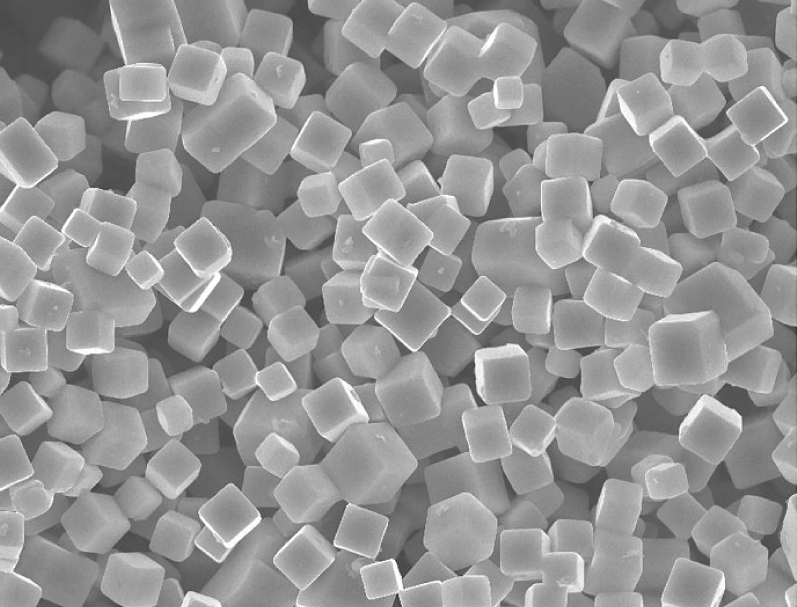
#> input picture SEM_images/Ag3PO4_cubic.tif, 797 x 607 px
$ jupyter execute morphology.ipynb
#> lines starting #> are read from the running program, lines starting #| are printed output that depends on the picture; after the words box and inside, x2 and y2 are one past the last pixel; in counts of white or black regions, pixels touching at a corner belong together
### functions.py
import cv2
import numpy as np
from skimage import measure
from skimage.color import rgb2gray
from skimage.feature import canny
from skimage.filters import threshold_otsu
from skimage.io import imread, imsave
from skimage.util import img_as_ubyte

# [32 lines left out: functions particles_identification, crop_image, remove_background, not called in this run]

def edge_finder(rmbg_cropped_image):
    """This function finds the edges of a particle

    Input:
        rmbg_cropped_image: np.array, image cropped of a specific particle without background

    Output:
        particle_edges: np.array, image with just the edges of a particle
    """
    gray_image = rgb2gray(rmbg_cropped_image)
    edges = canny(gray_image)

    return edges

### morphology.ipynb
[cell 1]
from functions import *
import numpy as np
import matplotlib.pyplot as plt
from skimage.io import imread, imsave
import cv2
import os

## Edge detection

[cell 2]
# get the particle
SEM_image_path = 'SEM_images/Ag3PO4_cubic.tif'
particle = cv2.imread(SEM_image_path)
#> particle is the input picture: shape (607, 797, 3); min 41, max 255, mean 148.8

# Plot the image
plt.imshow(particle, cmap='gray')
plt.colorbar()
plt.title("Image Plot")
plt.axis('off')  # Turn off axis numbers and ticks
plt.show()
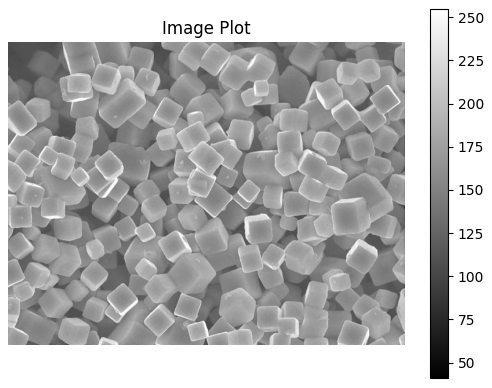
#> figure drawn by matplotlib, 2 panels

[cell 3]
# Para ajustar, altere os parâmetros:
# imagem_suavizada, filtro_ruido, bordas, kernel e condições do polígono (aresta, área e razão de aspecto)

import cv2
import numpy as np
import matplotlib.pyplot as plt
from skimage import measure
from skimage.color import rgb2gray
from skimage.feature import canny
from skimage.filters import threshold_otsu
from skimage.io import imread, imsave
from skimage.util import img_as_ubyte

def identificar_centros_cubos(imagem):
        # Carregar a imagem
        filtro_cinza = cv2.cvtColor(imagem, cv2.COLOR_BGR2GRAY)

        # Aplicar um filtro bilateral para suavizar a imagem preservando as bordas
        imagem_suavizada = cv2.bilateralFilter(filtro_cinza, 3, 75, 75)
        #cv2.imshow('imagem_suavizada', imagem_suavizada)

        # Aplicar filtro Gaussiano
        filtro_ruido = cv2.GaussianBlur(imagem_suavizada, (5, 5), 0)
        #cv2.imshow('filtro_ruido', filtro_ruido)

        # Detecção de bordas com Canny
        bordas = cv2.Canny(filtro_ruido, 5, 50)
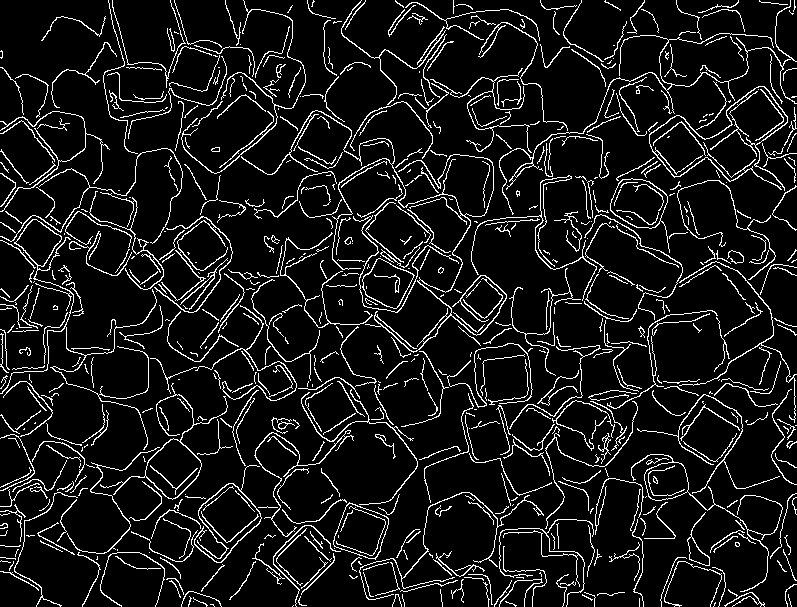
#> bordas: shape (607, 797); 9.2% white in thin lines or dots
        cv2.imshow('bordas', bordas)

        # Aplicar operações morfológicas para limpar a imagem binarizada
        kernel = np.ones((5, 5), np.uint8)
        imagem_morfo = cv2.morphologyEx(bordas, cv2.MORPH_CLOSE, kernel)
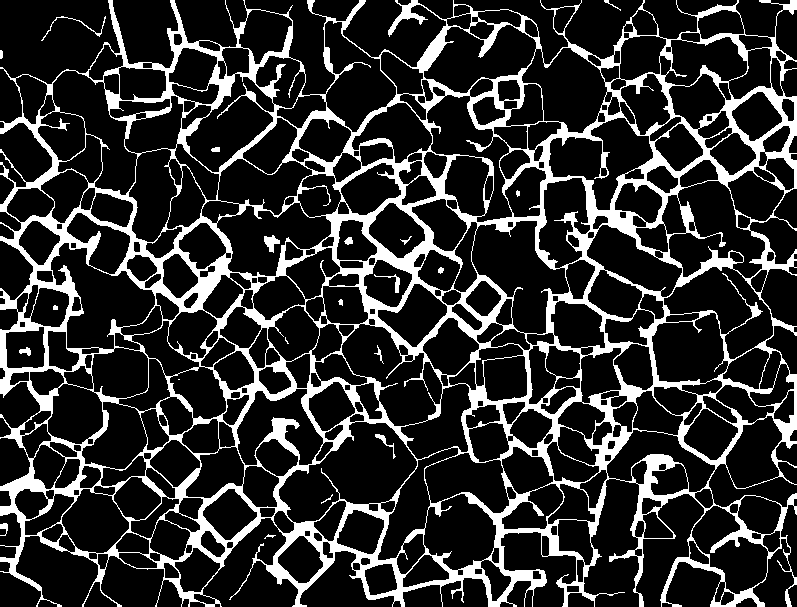
#> imagem_morfo: shape (607, 797); 18.8% white; 21 white regions (2 under 20 px)
        cv2.imshow('imagem_morfo', imagem_morfo)
        #imagem_morfo1 = cv2.morphologyEx(imagem_morfo, cv2.MORPH_OPEN, kernel)
        #cv2.imshow('imagem_morfo1', imagem_morfo1)

        # Encontrar contornos
        contornos, _ = cv2.findContours(imagem_morfo, cv2.RETR_TREE, cv2.CHAIN_APPROX_SIMPLE)
#> contornos = 413 contours, 11 with area under 20; largest, box (x1, y1, x2, y2) and area: (0, 0, 797, 607) 399423, (278, 421, 418, 524) 7888, (471, 220, 570, 335) 6094, (50, 242, 156, 350) 5772, (341, 323, 443, 427) 5652

        # Inicializar uma lista para armazenar as coordenadas dos centros dos cubos
        centros_cubos = []

        # Filtrar e desenhar contornos
        for contorno in contornos:
            # Aproximar o contorno para uma forma poligonal
            epsilon = 0.02 * cv2.arcLength(contorno, True)
            aproximacao = cv2.approxPolyDP(contorno, epsilon, True)

            # Verificar a quantidade de arestas e uma área significativa dos dos polígonos
            if len(aproximacao) > 3 and len(aproximacao) <= 8 and cv2.contourArea(aproximacao) > 750 and cv2.contourArea(aproximacao) < 2500:  # Ajustar a área mínima conforme necessário
                # Verificar se é aproximadamente um quadrado
                (x, y, w, h) = cv2.boundingRect(aproximacao)
                razao_aspecto = w / h
                if 0.5 <= razao_aspecto <= 2:
                    # Calcular o centro do cubo
                    centro_x = x + w // 2
                    centro_y = y + h // 2
                    centros_cubos.append({
                        'x': centro_x,
                        'y': centro_y
                    })

                    # Marcar o centro na imagem
                    cv2.circle(imagem, (centro_x, centro_y), 5, (0, 255, 0), -1)
                    cv2.drawContours(imagem, [aproximacao], 0, (255, 0, 255), 2)
#> this loop made 413 passes
#> (epsilon, aproximacao, x, y, w, h, razao_aspecto, centro_x) on pass 50: (3.17, [[353, 509], [384, 520], [372, 554], [336, 542]], 336, 509, 49, 46, 1.07, 360)
#> (epsilon, x, y, w, h, razao_aspecto, centro_x, centro_y) on passes 20, 27, 33, 45, 46, 60: (2.64, 402, 554, 48, 33, 1.45, 426, 570), (3.04, 174, 547, 47, 46, 1.02, 197, 570), (2.91, 277, 535, 47, 49, 0.959, 300, 559), (2.99, 558, 519, 36, 47, 0.766, 576, 542), (2.74, 149, 519, 42, 42, 1, 170, 540), (2.82, 737, 495, 45, 39, 1.15, 759, 514)
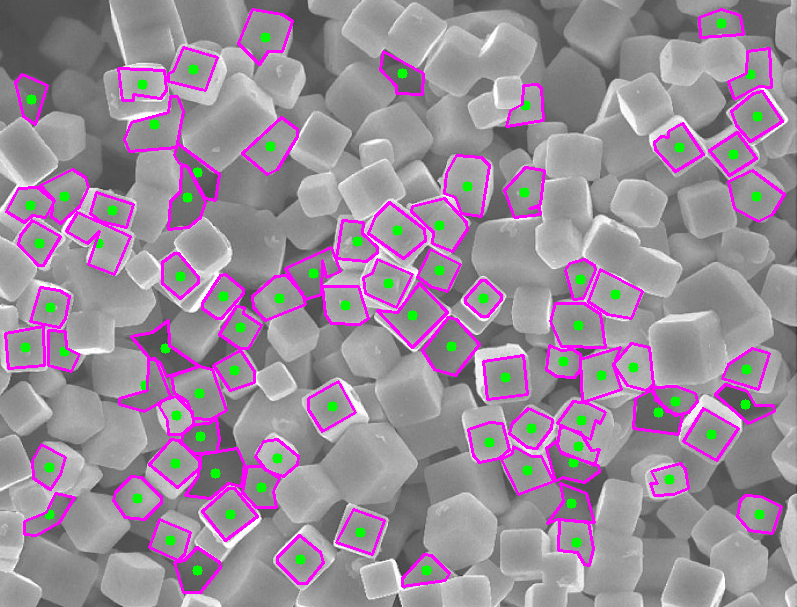
#> imagem: shape (607, 797, 3); 8.41% of pixels changed, all inside (x1, y1, x2, y2) = (4, 8, 786, 594)
#> after the loop, centros_cubos = 82 items
                    #cv2.rectangle(imagem, (x, y), (x + w, y + h), (0, 0, 255), 2)

        # Retornar a imagem processada e as coordenadas dos centros dos cubos
        return imagem, centros_cubos

# Carregar a imagem
imagem = cv2.imread('SEM_images/Ag3PO4_cubic.tif')

# Chamar a função para identificar os centros dos cubos
imagem_processada, centros_identificados = identificar_centros_cubos(imagem)
#> centros_identificados = 82 items

# Exibir a imagem processada
cv2.imshow('Centros dos Cubos Identificados', imagem_processada)
plt.figure(figsize=(20, 10))
plt.imshow(imagem_processada)
plt.savefig('Faces Ag3PO4 cubic', dpi=300)
print("Quantidade de cubos identificados:", len(centros_identificados))
#| Quantidade de cubos identificados: 82
cv2.waitKey(0)
cv2.destroyAllWindows()

# Imprimir as coordenadas dos centros dos cubos identificados
print("Coordenadas dos centros dos cubos:", centros_identificados)
#> (printed output is left out)

[cell 4]
output_dir = 'SEM_images/cropped_images'
if not os.path.exists(output_dir):
    os.makedirs(output_dir)


# tamanho da imagem cortada
crop_size = 70
half_crop_size = crop_size // 2

# loop das posicoes
for i, centro in enumerate(centros_identificados):
    x_center, y_center = centro['x'], centro['y']

    x_start = max(x_center - half_crop_size, 0)
    y_start = max(y_center - half_crop_size, 0)

    x_end = min(x_start + crop_size, imagem.shape[1])
    y_end = min(y_start + crop_size, imagem.shape[0])

    x_start = x_end - crop_size if x_end - x_start < crop_size else x_start
    y_start = y_end - crop_size if y_end - y_start < crop_size else y_start

    cropped_image = imagem[y_start:y_end, x_start:x_end]

    # Salvar imagem
    output_path = os.path.join(output_dir, f'cropped_{i+1}.tif')
    cv2.imwrite(output_path, cropped_image)
#> this loop made 82 passes
#> (x_center, y_center, x_start, y_start, x_end, y_end) on passes 1 to 12: (426, 570, 391, 535, 461, 605), (197, 570, 162, 535, 232, 605), (300, 559, 265, 524, 335, 594), (576, 542, 541, 507, 611, 577), (170, 540, 135, 505, 205, 575), (360, 532, 325, 497, 395, 567), (759, 514, 724, 479, 794, 549), (49, 514, 14, 479, 84, 549), (230, 514, 195, 479, 265, 549), (571, 503, 536, 468, 606, 538), (137, 498, 102, 463, 172, 533), (261, 487, 226, 452, 296, 522)
#> centro on passes 35 to 40: {'x': 746, 'y': 369}, {'x': 601, 'y': 375}, {'x': 563, 'y': 361}, {'x': 633, 'y': 367}, {'x': 64, 'y': 351}, {'x': 25, 'y': 347}
#> pass 1, `cropped_image = imagem[y_start:y_end, x_start:x_end]`:
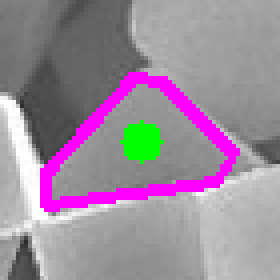
#> cropped_image: shape (70, 70, 3) (shown 4 times larger); mean B, G, R 155.5, 139.7, 155.5
#> pass 2, `cropped_image = imagem[y_start:y_end, x_start:x_end]`:
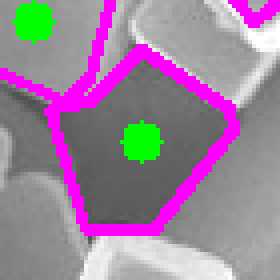
#> cropped_image: shape (70, 70, 3) (shown 4 times larger); mean B, G, R 154.7, 131, 154.7
#> pass 3, `cropped_image = imagem[y_start:y_end, x_start:x_end]`:
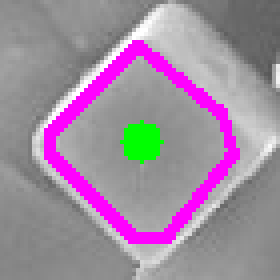
#> cropped_image: shape (70, 70, 3) (shown 4 times larger); mean B, G, R 158.9, 139.4, 158.9

[cell 5]
edge = edge_finder(particle)
#> in edge_finder, `edges = canny(gray_image)`:
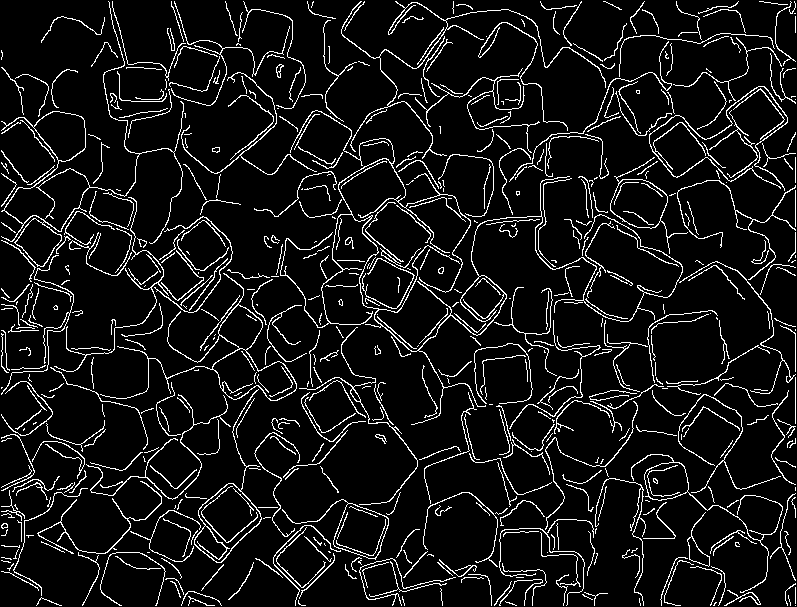
#> edges: shape (607, 797) bool; 8.3% white in thin lines or dots

# Plot the image
plt.imshow(edge, cmap='gray')
plt.colorbar()
plt.title("Image Plot")
plt.axis('off')  # Turn off axis numbers and ticks
plt.show()
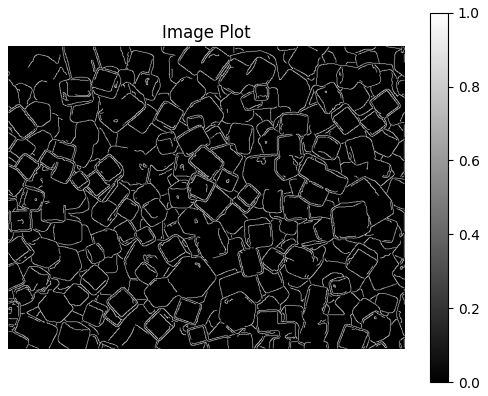
#> figure drawn by matplotlib, 2 panels

$ run again, with SEM_images/Ag3PO4_dodec.tif copied over SEM_images/Ag3PO4_cubic.tif
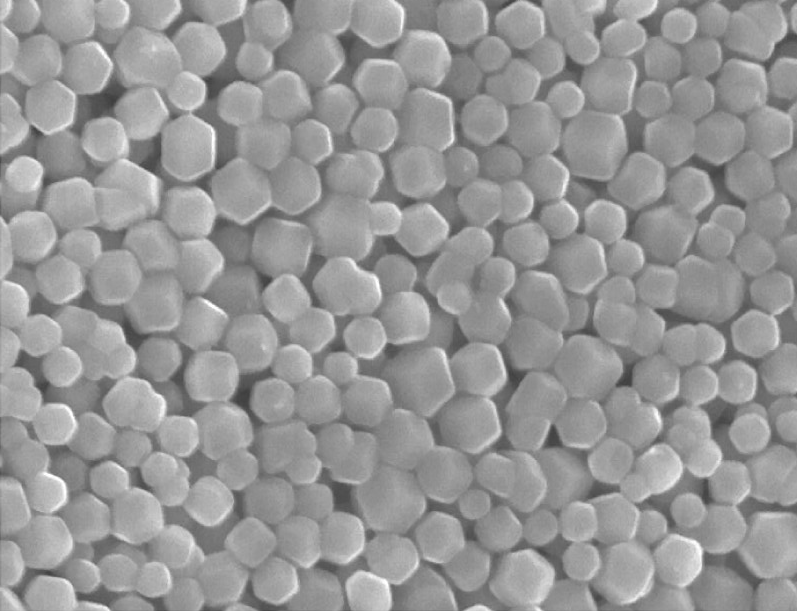
#> input picture SEM_images/Ag3PO4_dodec.tif, 797 x 611 px
#> particle is the input picture: shape (611, 797, 3); min 62, max 255, mean 150.5
#> bordas: shape (611, 797); 8.9% white in thin lines or dots
#> imagem_morfo: shape (611, 797); 19.5% white; 16 white regions (4 under 20 px)
#> contornos = 434 contours, 9 with area under 20; largest, box (x1, y1, x2, y2) and area: (0, 0, 797, 611) 418872, (315, 282, 473, 534) 18596, (124, 218, 223, 334) 6120, (410, 226, 516, 346) 5971, (563, 55, 633, 181) 5844
#> the loop in identificar_centros_cubos, `for contorno in contornos:` made 434 passes
#> (epsilon, x, y, w, h, razao_aspecto, centro_x, centro_y) on passes 28, 55, 63, 67, 72, 79, 81, 99: (2.87, 253, 557, 41, 43, 0.953, 273, 578), (3.45, 362, 534, 56, 46, 1.22, 390, 557), (3.17, 224, 517, 53, 50, 1.06, 250, 542), (3.38, 415, 511, 50, 52, 0.962, 440, 537), (2.99, 474, 506, 49, 45, 1.09, 498, 528), (3.26, 594, 498, 42, 49, 0.857, 615, 522), (2.3, 670, 493, 36, 35, 1.03, 688, 510), (2.89, 317, 468, 36, 46, 0.783, 335, 491)
#> after the loop in identificar_centros_cubos, `for contorno in contornos:`:
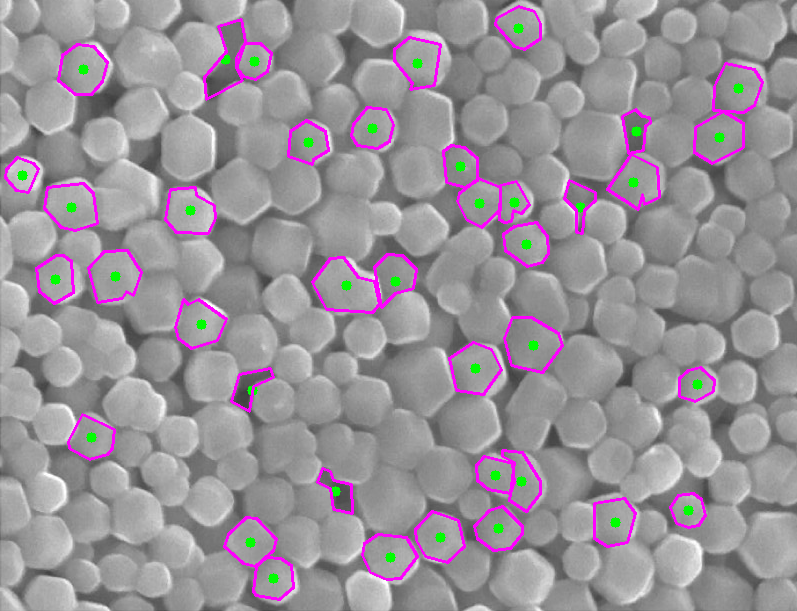
#> imagem: shape (611, 797, 3); 4.05% of pixels changed, all inside (x1, y1, x2, y2) = (4, 5, 764, 601)
#> after the loop in identificar_centros_cubos, `for contorno in contornos:`: centros_cubos = 39 items
#| Quantidade de cubos identificados: 39
#> (printed output is left out)
#> the loop `for i, centro in enumerate(centros_identificados):` made 39 passes
#> (x_center, y_center, x_start, y_start, x_end, y_end) on passes 1 to 8: (273, 578, 238, 541, 308, 611), (390, 557, 355, 522, 425, 592), (250, 542, 215, 507, 285, 577), (440, 537, 405, 502, 475, 572), (498, 528, 463, 493, 533, 563), (615, 522, 580, 487, 650, 557), (688, 510, 653, 475, 723, 545), (335, 491, 300, 456, 370, 526)
#> edges: shape (611, 797) bool; 7.6% white in thin lines or dots
#> `plt.show()`:
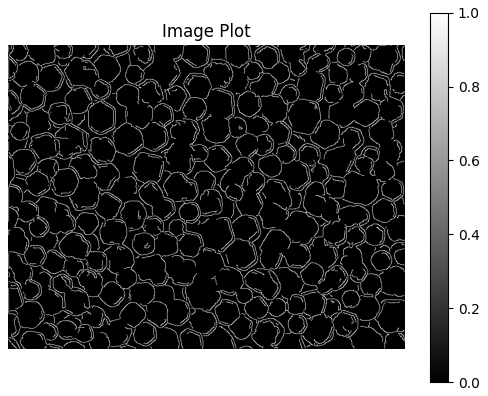
#> figure drawn by matplotlib, 2 panels
